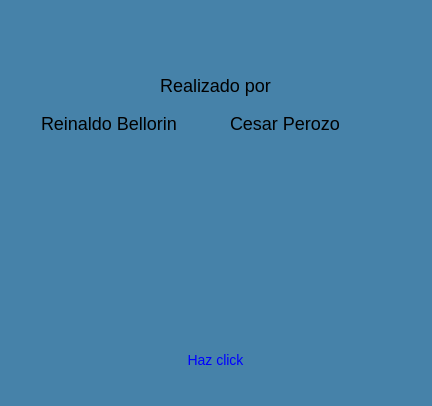
<?xml version="1.0" encoding="UTF-8"?>
<ui version="4.0">
 <class>Dialog</class>
 <widget class="QDialog" name="Dialog">
  <property name="geometry">
   <rect>
    <x>0</x>
    <y>0</y>
    <width>432</width>
    <height>406</height>
   </rect>
  </property>
  <property name="windowTitle">
   <string>Dialog</string>
  </property>
  <property name="styleSheet">
   <string notr="true">background-color:rgb(70, 130, 169);

</string>
  </property>
  <widget class="QLabel" name="label">
   <property name="geometry">
    <rect>
     <x>170</x>
     <y>0</y>
     <width>71</width>
     <height>61</height>
    </rect>
   </property>
   <property name="text">
    <string/>
   </property>
   <property name="pixmap">
    <pixmap>ELEMENTOS GRAFICOS/help.png</pixmap>
   </property>
   <property name="scaledContents">
    <bool>true</bool>
   </property>
  </widget>
  <widget class="QLabel" name="label_6">
   <property name="geometry">
    <rect>
     <x>150</x>
     <y>70</y>
     <width>131</width>
     <height>31</height>
    </rect>
   </property>
   <property name="styleSheet">
    <string notr="true">font-size:18px;</string>
   </property>
   <property name="text">
    <string>Realizado por</string>
   </property>
   <property name="alignment">
    <set>Qt::AlignCenter</set>
   </property>
  </widget>
  <widget class="QLabel" name="label_9">
   <property name="geometry">
    <rect>
     <x>60</x>
     <y>160</y>
     <width>121</width>
     <height>111</height>
    </rect>
   </property>
   <property name="styleSheet">
    <string notr="true">border-radius:20px;</string>
   </property>
   <property name="text">
    <string/>
   </property>
   <property name="pixmap">
    <pixmap>ELEMENTOS GRAFICOS/reinaldo.jpg</pixmap>
   </property>
   <property name="scaledContents">
    <bool>true</bool>
   </property>
  </widget>
  <widget class="QLabel" name="label_10">
   <property name="geometry">
    <rect>
     <x>230</x>
     <y>160</y>
     <width>121</width>
     <height>111</height>
    </rect>
   </property>
   <property name="styleSheet">
    <string notr="true">border-radius:20px;</string>
   </property>
   <property name="text">
    <string/>
   </property>
   <property name="pixmap">
    <pixmap>ELEMENTOS GRAFICOS/cesar.jpg</pixmap>
   </property>
   <property name="scaledContents">
    <bool>true</bool>
   </property>
  </widget>
  <widget class="QLabel" name="github">
   <property name="geometry">
    <rect>
     <x>180</x>
     <y>280</y>
     <width>71</width>
     <height>61</height>
    </rect>
   </property>
   <property name="text">
    <string/>
   </property>
   <property name="pixmap">
    <pixmap>ELEMENTOS GRAFICOS/github.png</pixmap>
   </property>
   <property name="scaledContents">
    <bool>true</bool>
   </property>
  </widget>
  <widget class="QLabel" name="click">
   <property name="geometry">
    <rect>
     <x>160</x>
     <y>350</y>
     <width>111</width>
     <height>20</height>
    </rect>
   </property>
   <property name="styleSheet">
    <string notr="true">font-size:14px;
text-decoration:none;
color:blue;</string>
   </property>
   <property name="text">
    <string>Haz click</string>
   </property>
   <property name="scaledContents">
    <bool>true</bool>
   </property>
   <property name="alignment">
    <set>Qt::AlignCenter</set>
   </property>
  </widget>
  <widget class="QWidget" name="">
   <property name="geometry">
    <rect>
     <x>41</x>
     <y>111</y>
     <width>371</width>
     <height>24</height>
    </rect>
   </property>
   <layout class="QHBoxLayout" name="horizontalLayout">
    <item>
     <widget class="QLabel" name="label_7">
      <property name="styleSheet">
       <string notr="true">font-size:18px;</string>
      </property>
      <property name="text">
       <string>Reinaldo Bellorin</string>
      </property>
     </widget>
    </item>
    <item>
     <widget class="QLabel" name="label_8">
      <property name="styleSheet">
       <string notr="true">font-size:18px;</string>
      </property>
      <property name="text">
       <string>Cesar Perozo</string>
      </property>
     </widget>
    </item>
   </layout>
  </widget>
 </widget>
 <resources/>
 <connections/>
</ui>
